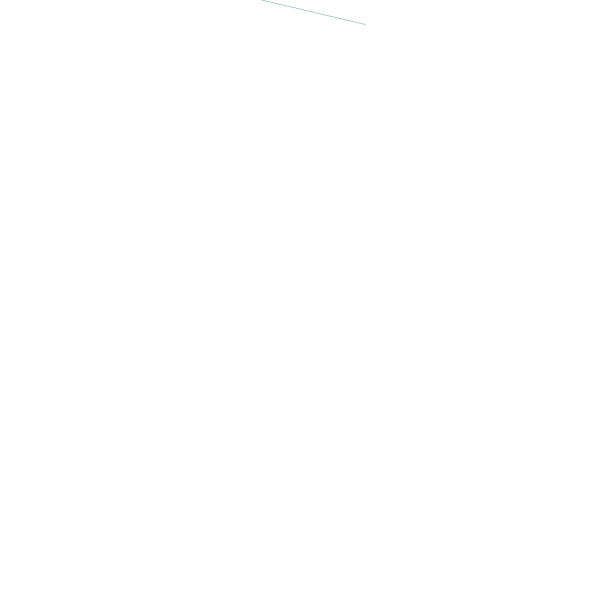
Frame 1 (no input)
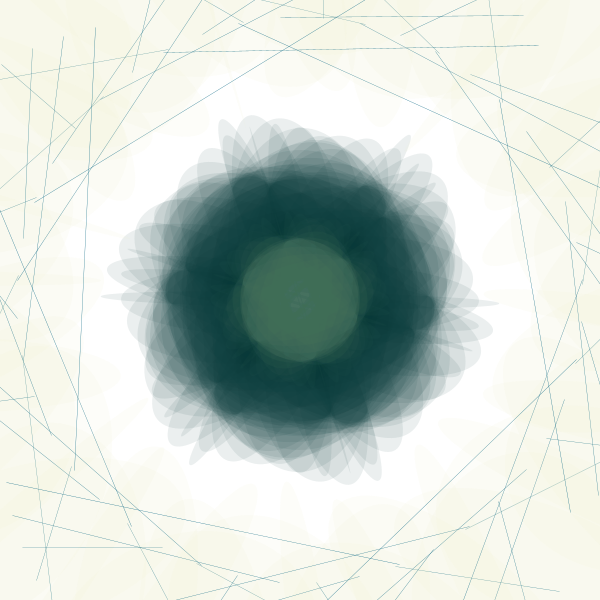
Frame 60 (the mouse pressed at the canvas centre just before this capture)
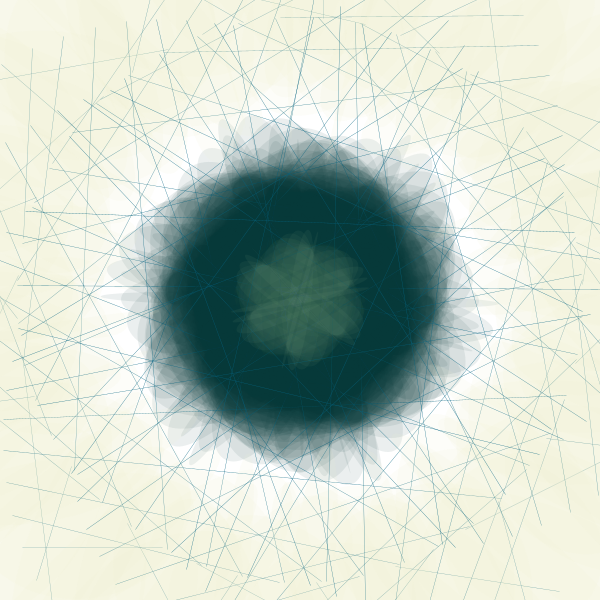
Frame 120 (the mouse held since frame 60 and released just before this capture)

The Processing sketch that drew these frames (run headless with seeded random() and noise(); from frame 60 on, the mouse is pressed at the canvas centre):

// Processing sketch: processing_111768
// ── processing_111768.pde

float x, y;
float angle = 0; 
float r = 400;
float diff = 1; 

color col = color(255, 0, 0);

void setup() {
  size(600, 600);
  background(255);
}

void draw() {

  fill(col); 


  x = r * cos(angle); 
  y = r * sin(angle);


  strokeWeight(0.3);
  stroke(0);
  translate(width/2, height/2); 
  rotate(r); 

  noStroke();
  fill(0, 47, 47, 20);
  ellipse(0, 0, x, y);
  //ellipse(x, 0, x, 50);
  //line( 0, 0, x, y); 

  fill(239, 236, 202, 30);
  ellipse(x, y, x, y);
  fill(127, 163, 126, 20);
  ellipse(0, 0, x/2, y/2);


  stroke(4, 99, 128);

  line(x, y, 200, 200);


  angle = angle +0.04;
  r = r - diff;

  if ( r == 0 || r == 400) { 
    diff =  diff * -1;
  }
}
